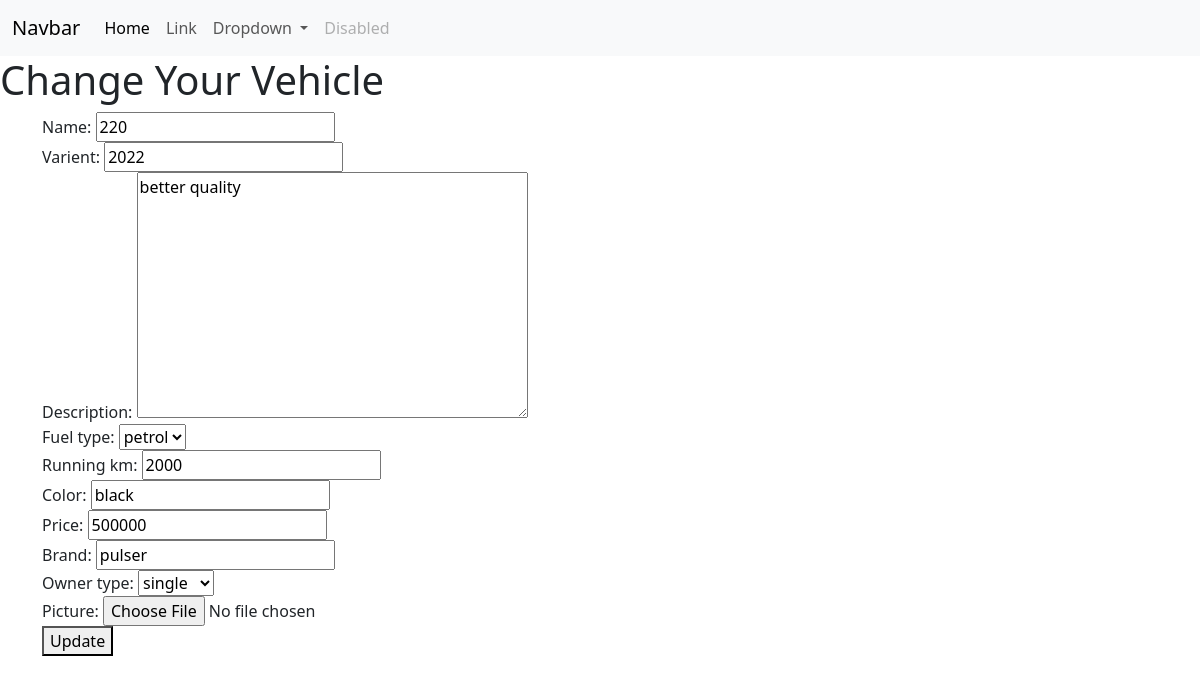
The page /vehicle/1/change/ on the database as committed earlier.
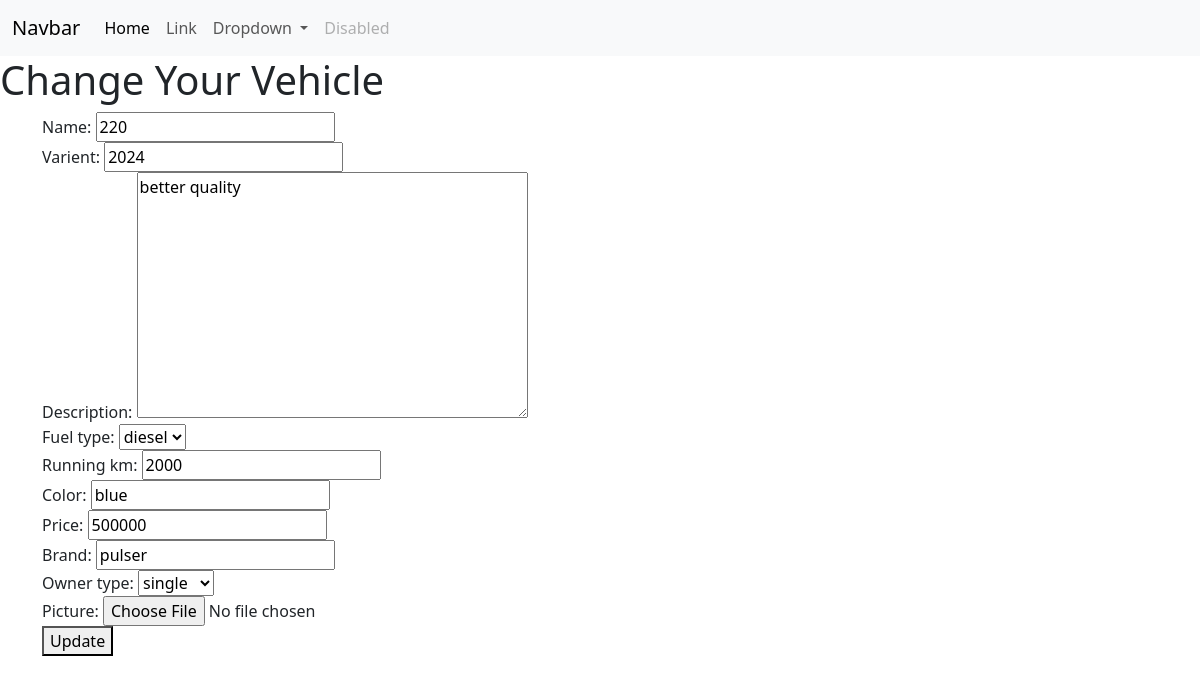
The same page on the database as committed later.
### store/models.py (models this page shows, shortened)
class Vehicle(models.Model):
    name=models.CharField(max_length=200)
    varient=models.CharField(max_length=200)
    description=models.TextField()
    fuel_options=(
        ("petrol","petrol"),
        ("CNG","CNG"),
        ("EV","EV"),
        ("diesel","diesel")
    )
    fuel_type=models.CharField(max_length=200,choices=fuel_options,default="petrol")
    running_km=models.PositiveIntegerField()
    color=models.CharField(max_length=200)
    price=models.PositiveIntegerField()
    brand=models.CharField(max_length=200)
    owner_options=(
        ("single","single"),
        ("second","second"),
        ("other","other")
    )
    owner_type=models.CharField(max_length=200,choices=owner_options,default="single")
    picture=models.ImageField(upload_to="vehicle_images",null=True)

### store/views.py (the view, shortened to what this page needs)
# urls.py: path("vehicle/<int:pk>/change/",views.VehicleUpdateView.as_view(),name="vehicle-update")
class VehicleUpdateView(View):
    template_name="vehicle_update.html"
    form_class=VehicleUpdateForm
    def get(self,request,*args,**kwargs):
        id=kwargs.get("pk")
        vehicle_object=Vehicle.objects.get(id=id)
        form_instance=self.form_class(instance=vehicle_object)
        return render(request,self.template_name,{"form":form_instance})

### store/forms.py
class VehicleUpdateForm(forms.ModelForm):
    class Meta:
        model=Vehicle
        fields="__all__"

### store/templates/vehicle_update.html (shortened to what this page needs)
{%extends 'base.html'%}
{%block main_block%}
<h1>Change Your Vehicle</h1>
<div class="container ">
    <form action=""method=post enctype="multipart/form-data">
        {{form}}
        <button type="submit">Update</button>
    </form>
</div>
{%endblock%}

Rows that differ between the two databases and show on the page:
changed Vehicle "better quality": varient "2022" → "2024"; fuel_type "petrol" → "diesel"; color "black" → "blue"
